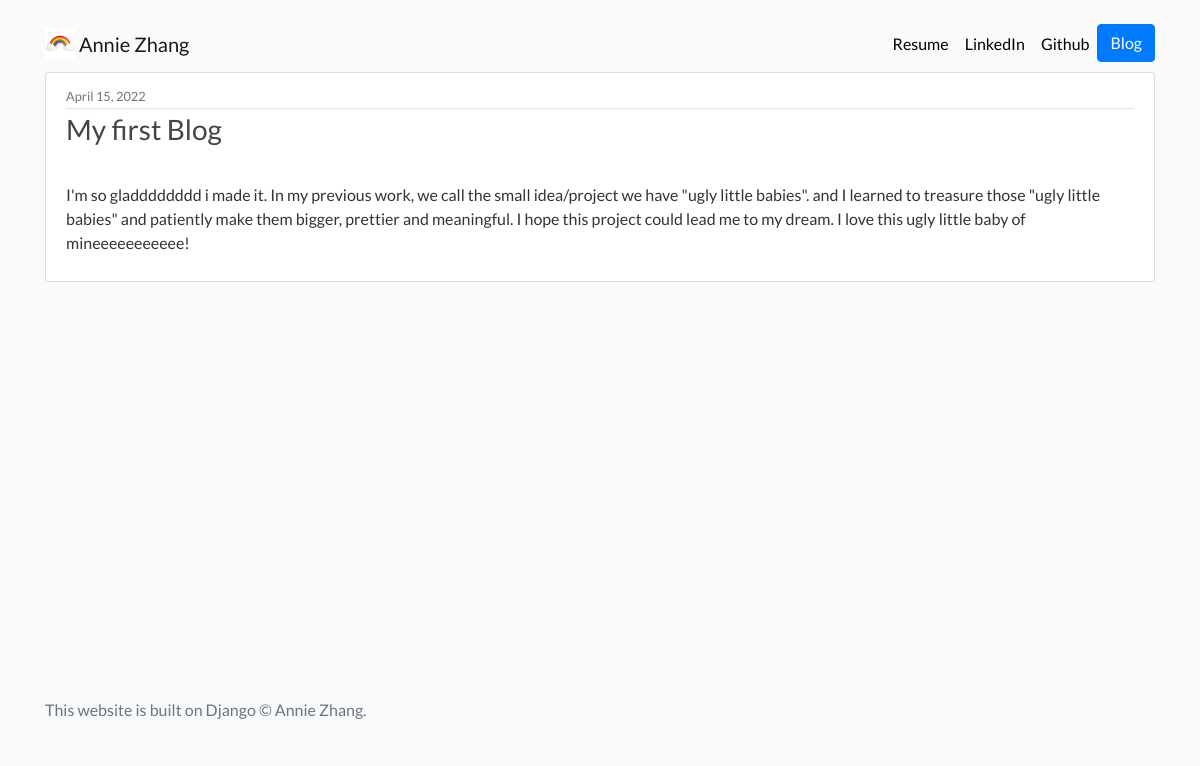
Page /blog/1/ on the committed database.
### blog/models.py (models this page shows, shortened)
class Blog(models.Model):
    title = models.CharField(max_length = 200)
    description = models.TextField()
    date = models.DateField()

### blog/views.py (the view)
# urls.py: path('<int:blog_id>/', views.detail, name = 'detail'),
def detail(request, blog_id):
    blog = get_object_or_404(Blog, pk = blog_id)
    return render(request, 'blog/detail.html', {'blog': blog})

### blog/templates/blog/detail.html
{% extends "portfolio/base.html" %}
{% load static %}
{% block content %}
<link href="{%static 'blog/main.css'%}" rel="stylesheet" />
<article class="media content-section">
    <div class="media-body">
      <div class="article-metadata">
        <small class="text-muted">{{ blog.date | date:"F d, Y" }}</small>
      </div>
      <h3><a class="article-title" href="#">{{ blog.title }}</a></h3>
      <p class="article-content">{{ blog.description }}</p>
    </div>
  </article>
  {% endblock content%}

### portfolio/static/portfolio/custom.css (style rules this page uses)
body { font-family: 'Lato', sans-serif; }
h1, h2, h3, h4, h5, h6 { color: #444444; }
body { background: #fafafa; color: #333333; }
html, body { height: 95%; }
body { display: flex; flex-direction: column; }

### blog/static/blog/main.css (style rules this page uses)
body { background: #fafafa; color: #333333; margin-top: 1rem; }
h1, h2, h3, h4, h5, h6 { color: #444444; }
h3 { padding-bottom: 1em; }
.content-section { background: #ffffff; padding: 10px 20px; border: 1px solid #dddddd; border-radius: 3px; margin-bottom: 20px; }
.article-title { color: #444444; }
.article-content { white-space: pre-line; }
.article-metadata { padding-bottom: 1px; margin-bottom: 4px; border-bottom: 1px solid #e3e3e3 }

### rows in the picture
Blog: date "April 15, 2022", title "My first Blog", description "I'm so gladddddddd i made it. In my previous work, we call the small idea/project we have \"ugly little babies\". and I learned to treasure those \"ugly little babies\" and patiently make them bigger, prettier and meaningful. I hope this project could lead me to my dream. I love this ugly little baby of mineeeeeeeeeee!"
